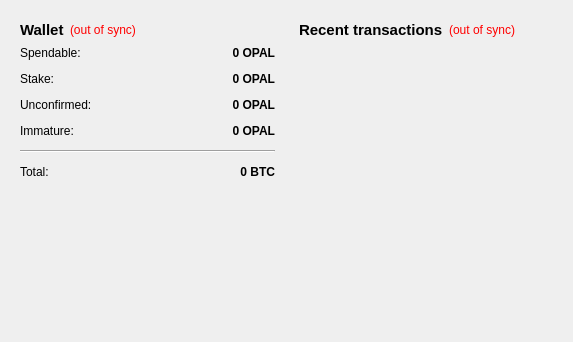
<?xml version="1.0" encoding="UTF-8"?>
<ui version="4.0">
 <class>OverviewPage</class>
 <widget class="QWidget" name="OverviewPage">
  <property name="geometry">
   <rect>
    <x>0</x>
    <y>0</y>
    <width>573</width>
    <height>342</height>
   </rect>
  </property>
  <property name="windowTitle">
   <string>Form</string>
  </property>
  <layout class="QHBoxLayout" name="horizontalLayout" stretch="1,1">
   <item>
    <layout class="QVBoxLayout" name="verticalLayout_2">
     <item>
      <widget class="QWidget" name="widget" native="true">
       <layout class="QVBoxLayout" name="verticalLayout_4">
        <item>
         <layout class="QHBoxLayout" name="horizontalLayout_4">
          <item>
           <widget class="QLabel" name="label_5">
            <property name="font">
             <font>
              <pointsize>11</pointsize>
              <weight>75</weight>
              <bold>true</bold>
             </font>
            </property>
            <property name="text">
             <string>Wallet</string>
            </property>
           </widget>
          </item>
          <item>
           <widget class="QLabel" name="labelWalletStatus">
            <property name="toolTip">
             <string>The displayed information may be out of date. Your wallet automatically synchronizes with the OpalCoin network after a connection is established, but this process has not completed yet.</string>
            </property>
            <property name="styleSheet">
             <string notr="true">QLabel { color: red; }</string>
            </property>
            <property name="text">
             <string notr="true">(out of sync)</string>
            </property>
            <property name="alignment">
             <set>Qt::AlignLeading|Qt::AlignLeft|Qt::AlignVCenter</set>
            </property>
           </widget>
          </item>
          <item>
           <spacer name="horizontalSpacer_2">
            <property name="orientation">
             <enum>Qt::Horizontal</enum>
            </property>
            <property name="sizeHint" stdset="0">
             <size>
              <width>40</width>
              <height>20</height>
             </size>
            </property>
           </spacer>
          </item>
         </layout>
        </item>
        <item>
         <layout class="QFormLayout" name="formLayout_2">
          <property name="fieldGrowthPolicy">
           <enum>QFormLayout::AllNonFixedFieldsGrow</enum>
          </property>
          <property name="horizontalSpacing">
           <number>12</number>
          </property>
          <property name="verticalSpacing">
           <number>12</number>
          </property>
          <item row="0" column="0">
           <widget class="QLabel" name="label">
            <property name="text">
             <string>Spendable:</string>
            </property>
           </widget>
          </item>
          <item row="0" column="1">
           <widget class="QLabel" name="labelBalance">
            <property name="font">
             <font>
              <weight>75</weight>
              <bold>true</bold>
             </font>
            </property>
            <property name="cursor">
             <cursorShape>IBeamCursor</cursorShape>
            </property>
            <property name="toolTip">
             <string>Your current spendable balance</string>
            </property>
            <property name="text">
             <string notr="true">0 OPAL</string>
            </property>
            <property name="alignment">
             <set>Qt::AlignRight|Qt::AlignTrailing|Qt::AlignVCenter</set>
            </property>
            <property name="textInteractionFlags">
             <set>Qt::LinksAccessibleByMouse|Qt::TextSelectableByKeyboard|Qt::TextSelectableByMouse</set>
            </property>
           </widget>
          </item>
          <item row="1" column="0">
           <widget class="QLabel" name="label_6">
            <property name="text">
             <string>Stake:</string>
            </property>
           </widget>
          </item>
          <item row="1" column="1">
           <widget class="QLabel" name="labelStake">
            <property name="font">
             <font>
              <weight>75</weight>
              <bold>true</bold>
             </font>
            </property>
            <property name="cursor">
             <cursorShape>IBeamCursor</cursorShape>
            </property>
            <property name="toolTip">
             <string>Total of coins that was staked, and do not yet count toward the current balance</string>
            </property>
            <property name="text">
             <string notr="true">0 OPAL</string>
            </property>
            <property name="alignment">
             <set>Qt::AlignRight|Qt::AlignTrailing|Qt::AlignVCenter</set>
            </property>
            <property name="textInteractionFlags">
             <set>Qt::LinksAccessibleByMouse|Qt::TextSelectableByKeyboard|Qt::TextSelectableByMouse</set>
            </property>
           </widget>
          </item>
          <item row="2" column="0">
           <widget class="QLabel" name="label_3">
            <property name="text">
             <string>Unconfirmed:</string>
            </property>
           </widget>
          </item>
          <item row="2" column="1">
           <widget class="QLabel" name="labelUnconfirmed">
            <property name="font">
             <font>
              <weight>75</weight>
              <bold>true</bold>
             </font>
            </property>
            <property name="cursor">
             <cursorShape>IBeamCursor</cursorShape>
            </property>
            <property name="toolTip">
             <string>Total of transactions that have yet to be confirmed, and do not yet count toward the current balance</string>
            </property>
            <property name="text">
             <string notr="true">0 OPAL</string>
            </property>
            <property name="alignment">
             <set>Qt::AlignRight|Qt::AlignTrailing|Qt::AlignVCenter</set>
            </property>
            <property name="textInteractionFlags">
             <set>Qt::LinksAccessibleByMouse|Qt::TextSelectableByKeyboard|Qt::TextSelectableByMouse</set>
            </property>
           </widget>
          </item>
          <item row="3" column="0">
           <widget class="QLabel" name="labelImmatureText">
            <property name="text">
             <string>Immature:</string>
            </property>
           </widget>
          </item>
          <item row="3" column="1">
           <widget class="QLabel" name="labelImmature">
            <property name="font">
             <font>
              <weight>75</weight>
              <bold>true</bold>
             </font>
            </property>
            <property name="toolTip">
             <string>Mined balance that has not yet matured</string>
            </property>
            <property name="text">
             <string notr="true">0 OPAL</string>
            </property>
            <property name="alignment">
             <set>Qt::AlignRight|Qt::AlignTrailing|Qt::AlignVCenter</set>
            </property>
            <property name="textInteractionFlags">
             <set>Qt::LinksAccessibleByMouse|Qt::TextSelectableByKeyboard|Qt::TextSelectableByMouse</set>
            </property>
           </widget>
          </item>
          <item row="4" column="0" colspan="2">
           <widget class="Line" name="line">
            <property name="orientation">
             <enum>Qt::Horizontal</enum>
            </property>
           </widget>
          </item>
          <item row="5" column="0">
           <widget class="QLabel" name="labelTotalText">
            <property name="text">
             <string>Total:</string>
            </property>
           </widget>
          </item>
          <item row="5" column="1">
           <widget class="QLabel" name="labelTotal">
            <property name="font">
             <font>
              <weight>75</weight>
              <bold>true</bold>
             </font>
            </property>
            <property name="cursor">
             <cursorShape>IBeamCursor</cursorShape>
            </property>
            <property name="toolTip">
             <string>Your current total balance</string>
            </property>
            <property name="text">
             <string notr="true">0 BTC</string>
            </property>
            <property name="alignment">
             <set>Qt::AlignRight|Qt::AlignTrailing|Qt::AlignVCenter</set>
            </property>
            <property name="textInteractionFlags">
             <set>Qt::LinksAccessibleByMouse|Qt::TextSelectableByKeyboard|Qt::TextSelectableByMouse</set>
            </property>
           </widget>
          </item>
         </layout>
        </item>
       </layout>
      </widget>
     </item>
     <item>
      <spacer name="verticalSpacer">
       <property name="orientation">
        <enum>Qt::Vertical</enum>
       </property>
       <property name="sizeHint" stdset="0">
        <size>
         <width>20</width>
         <height>40</height>
        </size>
       </property>
      </spacer>
     </item>
    </layout>
   </item>
   <item>
    <layout class="QVBoxLayout" name="verticalLayout_3">
     <item>
      <widget class="QWidget" name="widget_2" native="true">
       <layout class="QVBoxLayout" name="verticalLayout">
        <item>
         <layout class="QHBoxLayout" name="horizontalLayout_2">
          <item>
           <widget class="QLabel" name="label_4">
            <property name="font">
             <font>
              <pointsize>11</pointsize>
              <weight>75</weight>
              <bold>true</bold>
             </font>
            </property>
            <property name="text">
             <string>&lt;b&gt;Recent transactions&lt;/b&gt;</string>
            </property>
           </widget>
          </item>
          <item>
           <widget class="QLabel" name="labelTransactionsStatus">
            <property name="toolTip">
             <string>The displayed information may be out of date. Your wallet automatically synchronizes with the BlackCoin network after a connection is established, but this process has not completed yet.</string>
            </property>
            <property name="styleSheet">
             <string notr="true">QLabel { color: red; }</string>
            </property>
            <property name="text">
             <string notr="true">(out of sync)</string>
            </property>
            <property name="alignment">
             <set>Qt::AlignRight|Qt::AlignTrailing|Qt::AlignVCenter</set>
            </property>
           </widget>
          </item>
          <item>
           <spacer name="horizontalSpacer">
            <property name="orientation">
             <enum>Qt::Horizontal</enum>
            </property>
            <property name="sizeHint" stdset="0">
             <size>
              <width>40</width>
              <height>20</height>
             </size>
            </property>
           </spacer>
          </item>
         </layout>
        </item>
        <item>
         <widget class="QListView" name="listTransactions">
          <property name="styleSheet">
           <string notr="true">QListView { background: transparent; }</string>
          </property>
          <property name="frameShape">
           <enum>QFrame::NoFrame</enum>
          </property>
          <property name="verticalScrollBarPolicy">
           <enum>Qt::ScrollBarAlwaysOff</enum>
          </property>
          <property name="horizontalScrollBarPolicy">
           <enum>Qt::ScrollBarAlwaysOff</enum>
          </property>
          <property name="selectionMode">
           <enum>QAbstractItemView::NoSelection</enum>
          </property>
         </widget>
        </item>
       </layout>
      </widget>
     </item>
    </layout>
   </item>
  </layout>
 </widget>
 <resources/>
 <connections/>
</ui>
